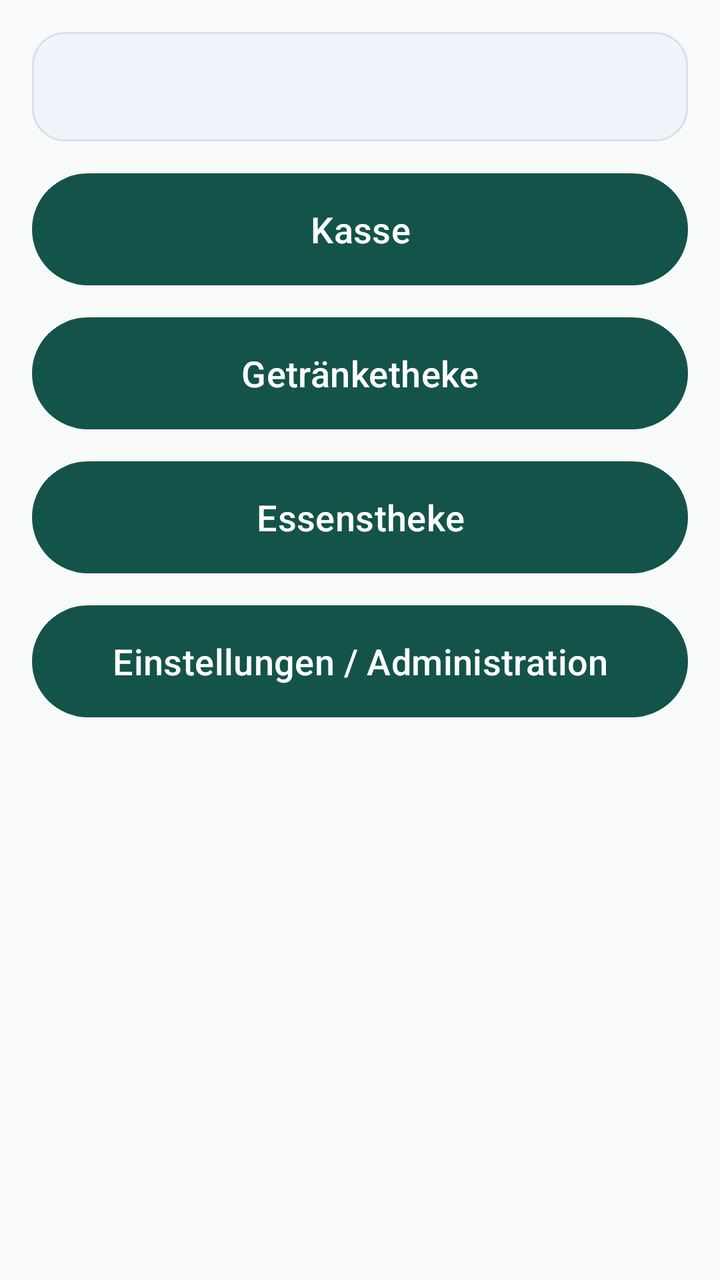
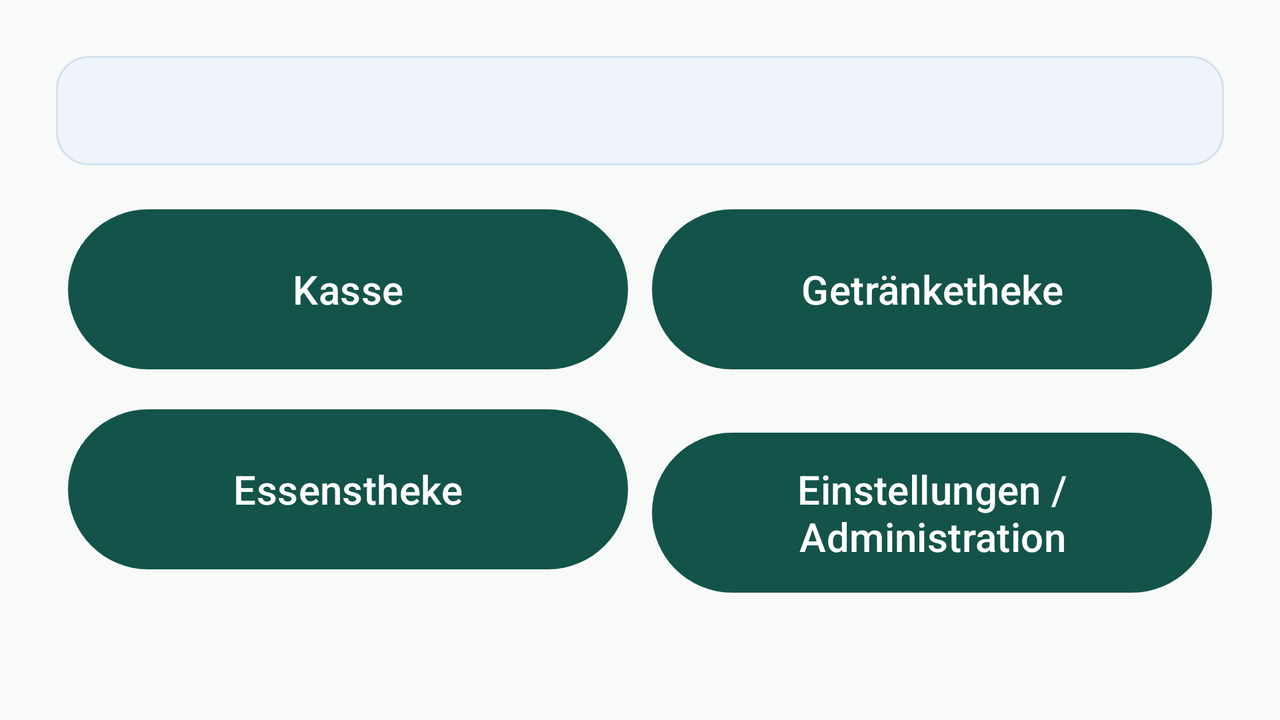

First picture: res/layout/ on a phone held upright. Second picture: the repository's own variant of that layout, on a device whose configuration matches the variant's folder. Source for both follows.
<!-- AndroidManifest.xml: application theme Theme.Odentaler -->
<!-- res/layout/view_home.xml -->
<?xml version="1.0" encoding="utf-8"?>
<ScrollView xmlns:android="http://schemas.android.com/apk/res/android"
    android:id="@+id/homeScroll"
    android:layout_width="match_parent"
    android:layout_height="match_parent"
    android:fillViewport="true">

    <LinearLayout
        android:id="@+id/homeRoot"
        android:layout_width="match_parent"
        android:layout_height="wrap_content"
        android:orientation="vertical"
        android:padding="16dp">

        <TextView
            android:id="@+id/statusCard"
            android:layout_width="match_parent"
            android:layout_height="wrap_content"
            android:layout_marginBottom="12dp"
            android:accessibilityLiveRegion="polite"
            android:background="@drawable/odentaler_panel"
            android:padding="16dp"
            android:textSize="17sp" />

        <com.google.android.material.button.MaterialButton
            android:id="@+id/btnKasse"
            android:layout_width="match_parent"
            android:layout_height="wrap_content"
            android:layout_marginBottom="8dp"
            android:minHeight="64dp"
            android:text="@string/operation_kasse"
            android:textSize="18sp" />

        <com.google.android.material.button.MaterialButton
            android:id="@+id/btnHomeDrinks"
            android:layout_width="match_parent"
            android:layout_height="wrap_content"
            android:layout_marginBottom="8dp"
            android:minHeight="64dp"
            android:text="@string/operation_drinks"
            android:textSize="18sp" />

        <com.google.android.material.button.MaterialButton
            android:id="@+id/btnHomeFood"
            android:layout_width="match_parent"
            android:layout_height="wrap_content"
            android:layout_marginBottom="8dp"
            android:minHeight="64dp"
            android:text="@string/operation_food"
            android:textSize="18sp" />

        <com.google.android.material.button.MaterialButton
            android:id="@+id/btnHomeWine"
            android:layout_width="match_parent"
            android:layout_height="wrap_content"
            android:layout_marginBottom="8dp"
            android:minHeight="64dp"
            android:text="@string/operation_wine"
            android:textSize="18sp"
            android:visibility="gone" />

        <com.google.android.material.button.MaterialButton
            android:id="@+id/btnHomeMobile"
            android:layout_width="match_parent"
            android:layout_height="wrap_content"
            android:layout_marginBottom="8dp"
            android:minHeight="64dp"
            android:text="@string/operation_mobile"
            android:textSize="18sp"
            android:visibility="gone" />

        <com.google.android.material.button.MaterialButton
            android:id="@+id/btnAdmin"
            android:layout_width="match_parent"
            android:layout_height="wrap_content"
            android:layout_marginBottom="8dp"
            android:minHeight="64dp"
            android:text="@string/operation_admin"
            android:textSize="18sp" />

        <com.google.android.material.button.MaterialButton
            android:id="@+id/btnTheke"
            android:layout_width="match_parent"
            android:layout_height="wrap_content"
            android:minHeight="56dp"
            android:text="@string/operation_select_counter"
            android:visibility="gone" />

        <com.google.android.material.button.MaterialButton
            android:id="@+id/btnManualUid"
            android:layout_width="match_parent"
            android:layout_height="wrap_content"
            android:minHeight="56dp"
            android:text="@string/operation_setup"
            android:visibility="gone" />

    </LinearLayout>
</ScrollView>
<!-- resources referenced by this layout -->
<resources>
  <!-- drawable odentaler_panel (drawable) -->
  <?xml version="1.0" encoding="utf-8"?>
  <shape xmlns:android="http://schemas.android.com/apk/res/android" android:shape="rectangle">
      <solid android:color="#EEF4FA" />
      <stroke android:width="1dp" android:color="#D4E1ED" />
      <corners android:radius="16dp" />
  </shape>
  <string name="operation_admin">Einstellungen / Administration</string>
  <string name="operation_drinks">Getränketheke</string>
  <string name="operation_food">Essenstheke</string>
  <string name="operation_kasse">Kasse</string>
  <string name="operation_mobile">Mobile Bedienung</string>
  <string name="operation_select_counter">Theke auswählen</string>
  <string name="operation_setup">Server einrichten</string>
  <string name="operation_wine">Weintheke</string>
  <style name="Theme.Odentaler" parent="Theme.Material3.Light.NoActionBar">
          <item name="colorPrimary">#14534A</item>
          <item name="colorOnPrimary">#FFFFFF</item>
          <item name="colorPrimaryContainer">#CFEBE4</item>
          <item name="colorOnPrimaryContainer">#102F2B</item>
          <item name="colorSurface">#F7FAF9</item>
          <item name="colorOnSurface">#152523</item>
          <item name="android:windowBackground">#F7FAF9</item>
          <item name="android:statusBarColor">#F7FAF9</item>
          <item name="android:windowLightStatusBar">true</item>
          <item name="android:navigationBarColor">#102F2B</item>
      </style>
</resources>
<!-- res/layout-w600dp/view_home.xml (the repository's variant of the layout above) -->
<!-- drawn on the phone turned sideways -->
<?xml version="1.0" encoding="utf-8"?>
<ScrollView xmlns:android="http://schemas.android.com/apk/res/android"
    android:id="@+id/homeScroll"
    android:layout_width="match_parent"
    android:layout_height="match_parent"
    android:fillViewport="true">

    <LinearLayout
        android:id="@+id/homeRoot"
        android:layout_width="match_parent"
        android:layout_height="wrap_content"
        android:orientation="vertical"
        android:padding="28dp">

        <TextView
            android:id="@+id/statusCard"
            android:layout_width="match_parent"
            android:layout_height="wrap_content"
            android:layout_marginBottom="12dp"
            android:accessibilityLiveRegion="polite"
            android:background="@drawable/odentaler_panel"
            android:padding="16dp"
            android:textSize="17sp" />

        <GridLayout
            android:layout_width="match_parent"
            android:layout_height="wrap_content"
            android:columnCount="2">

            <com.google.android.material.button.MaterialButton
                android:id="@+id/btnKasse"
                android:layout_width="0dp"
                android:layout_height="wrap_content"
                android:layout_columnWeight="1"
                android:layout_gravity="fill_horizontal"
                android:layout_margin="6dp"
                android:minHeight="88dp"
                android:text="@string/operation_kasse"
                android:textSize="20sp" />

            <com.google.android.material.button.MaterialButton
                android:id="@+id/btnHomeDrinks"
                android:layout_width="0dp"
                android:layout_height="wrap_content"
                android:layout_columnWeight="1"
                android:layout_gravity="fill_horizontal"
                android:layout_margin="6dp"
                android:minHeight="88dp"
                android:text="@string/operation_drinks"
                android:textSize="20sp" />

            <com.google.android.material.button.MaterialButton
                android:id="@+id/btnHomeFood"
                android:layout_width="0dp"
                android:layout_height="wrap_content"
                android:layout_columnWeight="1"
                android:layout_gravity="fill_horizontal"
                android:layout_margin="6dp"
                android:minHeight="88dp"
                android:text="@string/operation_food"
                android:textSize="20sp" />

            <com.google.android.material.button.MaterialButton
                android:id="@+id/btnAdmin"
                android:layout_width="0dp"
                android:layout_height="wrap_content"
                android:layout_columnWeight="1"
                android:layout_gravity="fill_horizontal"
                android:layout_margin="6dp"
                android:minHeight="88dp"
                android:text="@string/operation_admin"
                android:textSize="20sp" />

            <com.google.android.material.button.MaterialButton
                android:id="@+id/btnHomeWine"
                android:layout_width="0dp"
                android:layout_height="wrap_content"
                android:layout_columnWeight="1"
                android:layout_gravity="fill_horizontal"
                android:layout_margin="6dp"
                android:minHeight="88dp"
                android:text="@string/operation_wine"
                android:textSize="20sp"
                android:visibility="gone" />

            <com.google.android.material.button.MaterialButton
                android:id="@+id/btnHomeMobile"
                android:layout_width="0dp"
                android:layout_height="wrap_content"
                android:layout_columnWeight="1"
                android:layout_gravity="fill_horizontal"
                android:layout_margin="6dp"
                android:minHeight="88dp"
                android:text="@string/operation_mobile"
                android:textSize="20sp"
                android:visibility="gone" />
        </GridLayout>

        <com.google.android.material.button.MaterialButton
            android:id="@+id/btnTheke"
            android:layout_width="match_parent"
            android:layout_height="wrap_content"
            android:minHeight="56dp"
            android:text="@string/operation_select_counter"
            android:visibility="gone" />

        <com.google.android.material.button.MaterialButton
            android:id="@+id/btnManualUid"
            android:layout_width="match_parent"
            android:layout_height="wrap_content"
            android:minHeight="56dp"
            android:text="@string/operation_setup"
            android:visibility="gone" />

    </LinearLayout>
</ScrollView>
